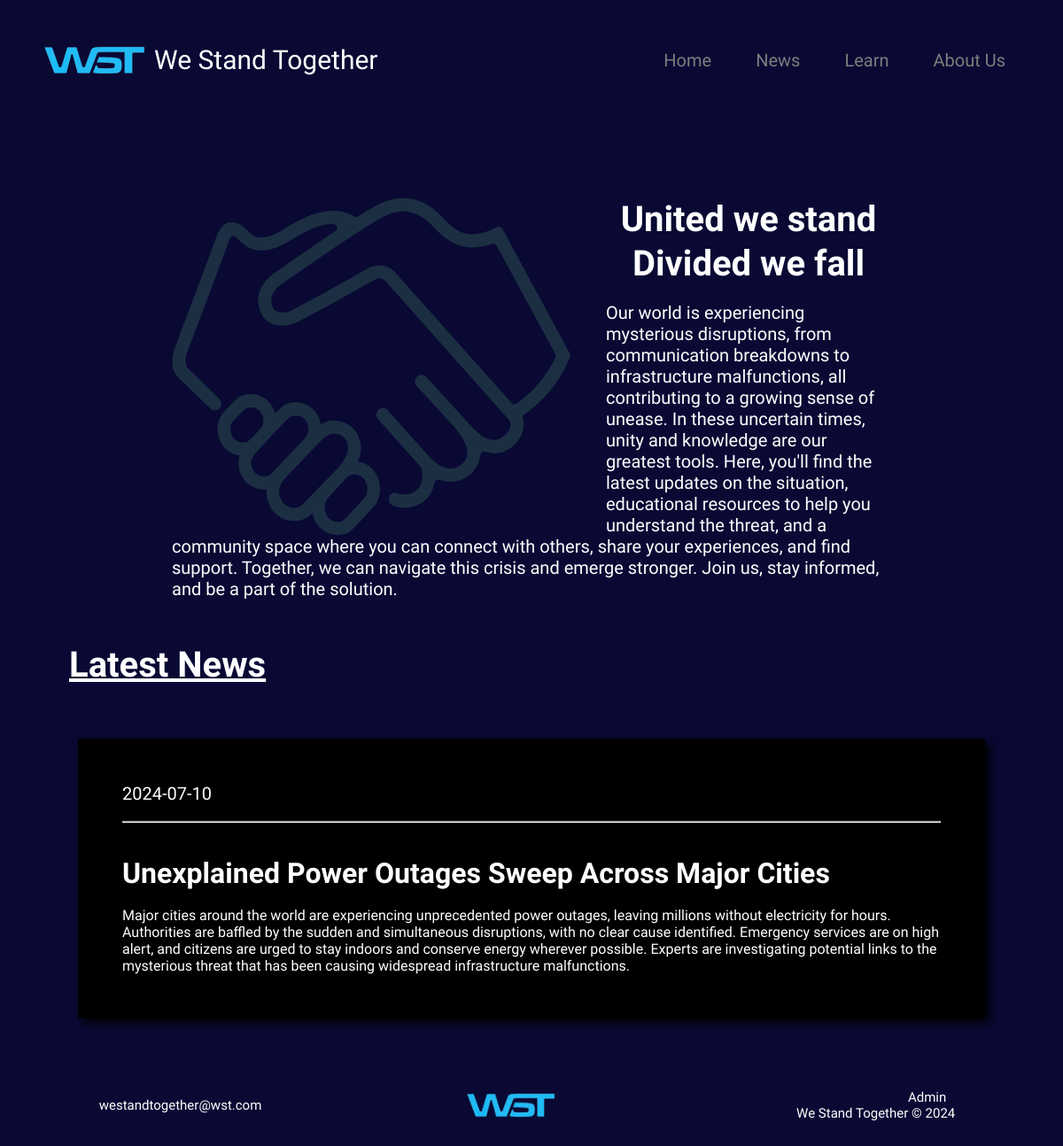
The page / on the database its author committed.
### app.py (models this page shows, shortened)
class articles(database.Model, UserMixin):
    _id = database.Column("id", database.Integer, primary_key= True)
    date = database.Column(database.String(100), nullable = False)
    title = database.Column(database.String(100), nullable = False, unique = True)
    content = database.Column(database.String(1000), nullable = False)

### app.py (the view)
@app.route("/")
def home():
    value = articles.query.all()
    value_desc = []
    for i in range (len(value)-1, -1, -1):
        value_desc.append(value[i])
    return render_template("home.html", value = value_desc[0])

### templates/home.html (shortened to what this page needs)
{% extends "base.html" %}
{% block head %}<link rel="stylesheet" href="{{url_for('static', filename='home.css')}}"><link rel="stylesheet" href="{{url_for('static', filename='news.css')}}">{% endblock %}
{% block content%}
<div class="main">
    <div class="text">
        <img src="static/images/1.png" class="united" alt="Image">
        <h1>United we stand<br>Divided we fall</h1>
        <br>
        <p>Our world is experiencing mysterious disruptions, from communication breakdowns to infrastructure malfunctions, all contributing to a growing sense of unease. In these uncertain times, unity and knowledge are our greatest tools. Here, you'll find the latest updates on the situation, educational resources to help you understand the threat, and a community space where you can connect with others, share your experiences, and find support. Together, we can navigate this crisis and emerge stronger. Join us, stay informed, and be a part of the solution.</p>
    </div>
</div>
<div class="latestnews">
    <h1 class="newsh1">Latest News</h1>
    <div class="article-flex">
        <div class="article">
            <span class="date">{{value.date}}</span>
            <br>
            <br>
            <hr>
            <br>
            <br>
            <h1 class="article-title">{{value.title}}</h1>
            <br>
            <p class="article-content">{{value.content}}</p>
        </div>
    </div>
</div>
{% endblock %}

### templates/base.html (shortened to what this page needs)
<!DOCTYPE html>
<html lang="en">
<head>
    <link rel="stylesheet" href="{{url_for('static', filename='index.css')}}">
    {% block head %}
    {% endblock %}
</head>
<body class="container-fluid">
    <nav>
            <div class="navbar">
                <span class="heading"><img src="{{url_for('static', filename='images/logo.png')}}" alt="logo" class="logo"> We Stand Together</span>
                <ul class="nav-item">
                    <li class="hideonmobile"><a href="/">Home</a></li>
                    <li class="hideonmobile"><a href="/news">News</a></li>
                    <li class="hideonmobile"><a href="/learn">Learn</a></li>
                    <li class="hideonmobile"><a href="/about">About Us</a></li>
                </ul>
            </div>
    </nav>
    <div class="container">
    <br>
        {% block content %}
        {% endblock %}
    </div>
    <footer class="footer">
        <div class="footer-div">
            <span>westandtogether@wst.com</span><br>
            <img src="{{url_for('static', filename='images/logo.png')}}" alt="logo" class="footer-logo"><br>
            <span class="aa"><a href="/auth">Admin</a><br>We Stand Together © 2024</span>
        </div>
    </footer>
</body>
</html>

### static/index.css (style rules this page uses)
* { padding: 0; margin: 0; }
.navbar { text-decoration: none; font-family: "Share Tech", sans-serif; display: flex; justify-content: space-between; margin: 40px; padding: 10px; }
.heading { font-size: 30px; text-decoration: none; color: white; }
body { background-color: #090934; }
hr { box-shadow: 0 0 1px white; }
.container { padding: 20px; }
.nav-item { list-style: none; display: flex; justify-content: flex-end; align-items: center; }
.nav-item li { padding-left: 20px; font-size: 20px; }
.nav-item li a { text-decoration: none; color: rgb(125, 125, 125); padding: 15px; border-radius: 5px; transition: all 0.2s; }
.logo { height: 32px; margin-right: 10px; }
.navbar span { display: flex; align-items: center; }
.footer-div { color: white; font-family: 'Share Tech', sans-serif; display: flex; justify-content: center; align-items: center; padding: 50px; justify-content: space-around; flex: 1; }
footer { margin-top: auto; }
.footer-div span, a[href = '/auth'] { margin-right: 10px; font-size: 15px; text-decoration: none; color: white; }
.footer-logo { transform: translate(-25%); max-width: 100px; }
.aa { text-align: right; }

### static/home.css (style rules this page uses)
.text h1 { font-family: "Share Tech", sans-serif; color: white; text-align: center; line-height: 50px; font-size: 40px; }
.main { display: flex; width: 70%; padding-left:15%; justify-content: center; align-items: center; height: 100%; padding-right: 15%; padding-top: 50px; padding-bottom: 50px; }
.united { max-width: 450px; max-height: 400px; margin-right: 40px; float: left; }
.text p { color: white; font-size: 20px; font-family: 'Share Tech', sans-serif; }
.newsh1 { color: white; font-size: 40px; text-decoration: underline; }
.latestnews { width: 90%; margin-left: 5%; color: white; font-family: 'Share Tech', sans-serif; }

### static/news.css (style rules this page uses)
.newsh1 { color: white; font-size: 40px; text-decoration: underline; }
.article { margin-top: 50px; background-color: rgb(0, 0, 0); padding: 50px; flex-grow: 1; box-shadow: 5px 5px 10px rgb(0, 0, 0); transition: all 0.2s; }
.article-flex { display: flex; justify-content: center; padding: 10px; }
.date { font-size: 20px; }

### rows shown on the page
articles: date "2024-07-10", title "Unexplained Power Outages Sweep Across Major Cities", content "Major cities around the world are experiencing unprecedented power outages, leaving millions without electricity for hours. Authorities are baffled by the sudden and simultaneous disruptions, with no clear cause identified. Emergency services are on high alert, and citizens are urged to stay indoors and conserve energy wherever possible. Experts are investigating potential links to the mysterious threat that has been causing widespread infrastructure malfunctions."
